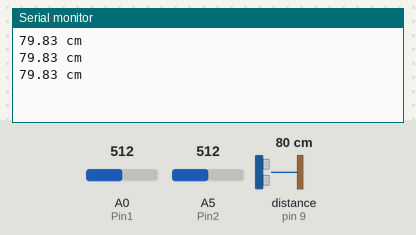
Bench run of a sketch on a simulated Arduino Uno, built with avr-gcc and run on an emulated ATmega328P. On the bench: the last lines printed to the serial monitor. Wiring (inferred from the names in the program): ultrasonic range finder: trigger pin 8; echo pin 9. The test bench sets the inputs (shaded band); at power-on: A5 (Pin2) = 512, distance to the obstacle (sensor on pin 9) 80 cm, A0 (Pin1) = 512. The echo pulse lasts 58.3 µs per cm.

Above: at 1.2 s.
1.3 s: A5 (Pin2) set to 900
At 1.83 s:
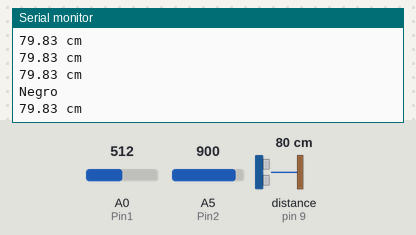
3.5 s: distance to the obstacle (sensor on pin 9) set to 60 cm
At 3.86 s:
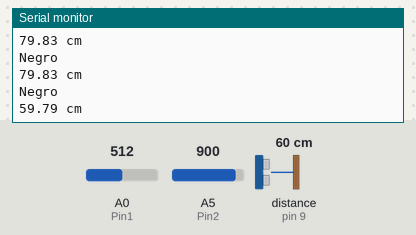
6.5 s: A0 (Pin1) set to 190
At 6.89 s:
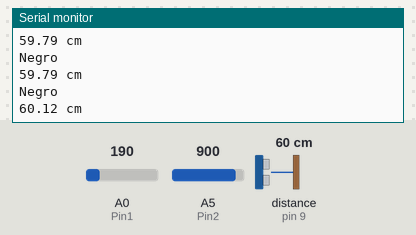
8.0 s: A0 (Pin1) set to 210
At 8.41 s:
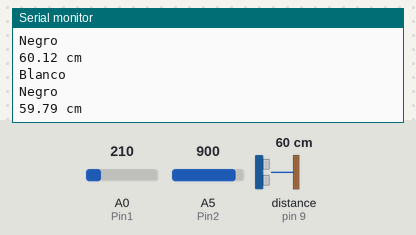
10.1 s: distance to the obstacle (sensor on pin 9) set to 2 cm
At 10.43 s:
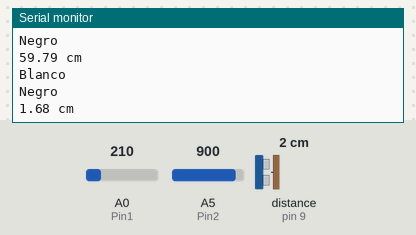
11.6 s: distance to the obstacle (sensor on pin 9) set to 120 cm
At 11.94 s:
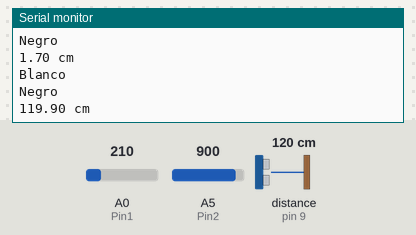
Timing chart, 0 to 14.6 s (numbered marks = the images above; inputs shaded):
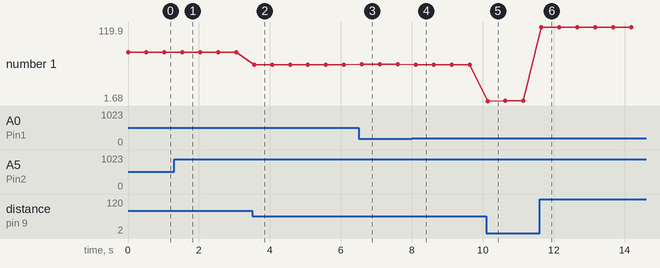

The sketch:

MarvinColoresCNY.ino
```cpp
//CNY
int Pin1 = A0; // CNY izq de marvin
int Pin2 = A5; // CNY dcha de marvin

//Ultrasonidos
const int trigger=8;//amarillo
const int echo=9;//naranja
float distance;
float distance1;

void setup() {

Serial.begin(9600);
pinMode(Pin1, INPUT);
pinMode(Pin2, INPUT);
pinMode(trigger,OUTPUT);
pinMode(echo,INPUT);


}
void loop() {

  //CNY
if (analogRead(Pin1) > 900)
  Serial.println("Negro");

if ((analogRead(Pin1) > 250) && (analogRead(Pin1) < 300))
  Serial.println("Verde");

if ((analogRead(Pin1) > 200) && (analogRead(Pin1) < 250))
  Serial.println("Blanco");

if (analogRead(Pin2) > 800)
  Serial.println("Negro");

if ((analogRead(Pin2) > 35) && (analogRead(Pin2) < 40))
  Serial.println("Verde");

if ((analogRead(Pin2) > 30) && (analogRead(Pin2) < 35))
  Serial.println("Blanco");


//Ultrasonidos
digitalWrite(trigger,LOW);
delayMicroseconds(5);
digitalWrite(trigger,HIGH);
delayMicroseconds(10);
digitalWrite(trigger,LOW);
distance=pulseIn(echo,HIGH); // Medimos el ancho del pulso
                                // (Cuando la lectura del pin sea HIGH medira
                                // el tiempo que transcurre hasta que sea LOW
distance1=(distance/2)/29.1;//Parece mas exacto----------------------------------
Serial.print(distance1);
Serial.println(" cm");


delay (500);

}
```

Measured:
- after the input at 1.3 s, the serial monitor: prints a new line after 0.22 s (image 1)
- after the input at 3.5 s, the serial monitor: prints a new line after 0.06 s (image 2)
- after the input at 6.5 s, the serial monitor: prints a new line after 0.09 s (image 3)
- after the input at 8.0 s, the serial monitor: prints a new line after 0.10 s (image 4)
- after the input at 10.1 s, the serial monitor: prints a new line at once (image 5)
- after the input at 11.6 s, the serial monitor: prints a new line at once (image 6)
- plotted number 1: 79.83 → 59.79 after the input at 3.5 s, 59.79 → 60.12 after the input at 6.5 s, 59.79 → 1.7 after the input at 10.1 s, 1.7 → 119.9 after the input at 11.6 s
